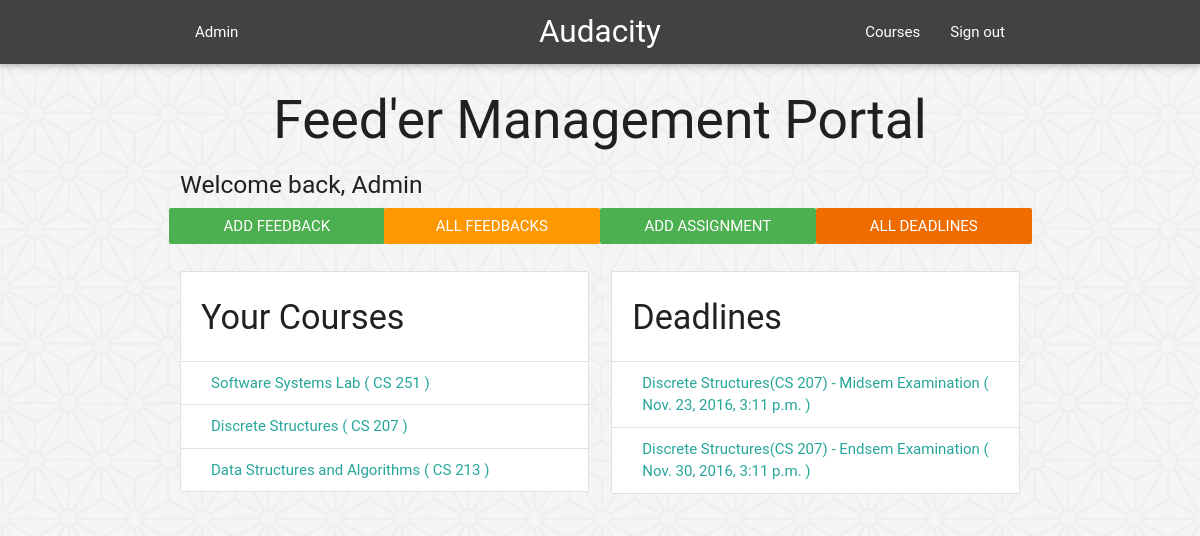
Before: /feeder/index/ (signed in) with the older database file.
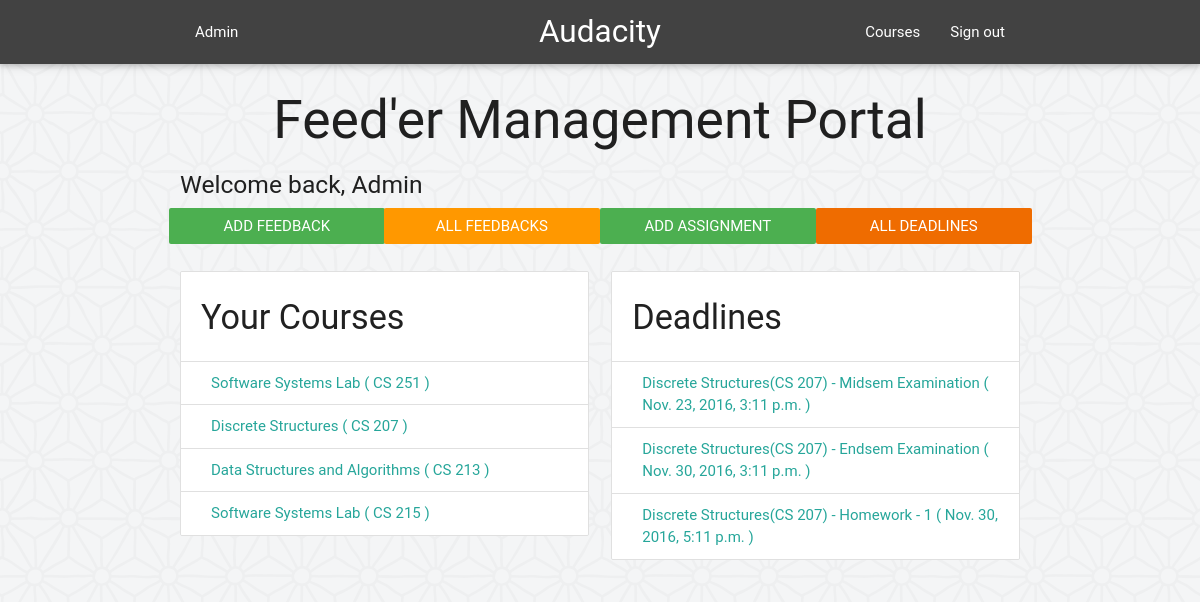
After: the same page with the newer database file.
### feeder/models.py (models this page shows, shortened)
class Course(models.Model):
	SPRING = 'SP'
	AUTUMN = 'AU'
	SUMMER = 'SU'
	SEMESTERS = (
		(SPRING, 'Spring'),
		(AUTUMN, 'Autumn'),
		(SUMMER, 'Summer'),
		)
	course_code = models.CharField(max_length=6, unique=True)
	course_name = models.CharField(max_length=40, blank=False)
	semester = models.CharField(
		max_length=2,
		choices=SEMESTERS,
		)
	def __str__(self):
		return self.course_name + '(' + self.course_code + ')'

class Assignment(models.Model):
	assignment_name = models.CharField(max_length=50, verbose_name = "Exam/Assignment")
	description = models.CharField(max_length=300, blank = True)
	pub_date = models.DateTimeField('date published')
	deadline = models.DateTimeField('deadline',null=False)
	course = models.ForeignKey(Course, on_delete=models.CASCADE)

### feeder/views.py (the view)
@login_required(login_url='/feeder/login/')
def IndexView(request):
	courses = Course.objects.all()
	assignments = Assignment.objects.filter(deadline__gt=timezone.now()).order_by('deadline')
	context = {
		'user' : request.user,
		'courses' : courses,
		'assignments' : assignments,
		}
	return render(request, "feeder/index.html", context)

### feeder/templates/feeder/index.html (shortened to what this page needs)
{% extends "feeder/base_site.html" %}
{% load static %}
{% block content %}
<h2 style="text-align:center" > Feed'er Management Portal </h2>
<h5> Welcome back, {{ user.get_full_name }} </h5>
  <div class="row">
  	<a href="{% url 'feeder:addfeedback' %}" class="btn-flat white-text center waves-effect waves-light col s3 green">Add Feedback</a>
	<a href="{% url 'feeder:feedbacks' %}" class="btn-flat white-text center waves-effect waves-light col s3 orange">All Feedbacks</a>
	<a href="{% url 'feeder:adddeadline' %}" class="btn-flat white-text center waves-effect waves-light col s3 green">Add Assignment</a>
	<a href="{% url 'feeder:assignments' %}" class="btn-flat white-text center waves-effect waves-light col s3 orange darken-3">All Deadlines</a>
  </div>
    {% if courses %}
    <div class="row">
	    <div class="col s6">
			<ul class="collection with-header">
		        <li class="collection-header"><h4>Your Courses</h4></li>
		        {% for course in courses %}
		        	<a class="collection-item">{{ course.course_name }} ( {{ course.course_code }} )</a>
		        {% endfor %}
		    </ul>
		</div>
		<div class="col s6">
			<ul class="collection with-header">
		        <li class="collection-header"><h4>Deadlines</h4></li>
		        {% for assignment in assignments %}
		        	<a class="collection-item">{{ assignment.course }} - {{ assignment.assignment_name }} ( {{ assignment.deadline }} ) </a>
		        {% endfor %}
		    </ul>
		</div>
	</div>
    {% endif %}
{% endblock %}
{% block navbar %}
    <li><a href="courses">Courses</a></li>
    <li><a onclick="signOut();" href="{% url 'feeder:logout' %}">Sign out</a></li>
{% endblock %}
{% block name %}
    {{ user.get_full_name }}
{% endblock %}

Changed rows visible on the page:
added Course: course_name "Software Systems Lab", course_code "CS 215"
added Assignment: course "Discrete Structures(CS 207)", assignment_name "Homework - 1", deadline "Nov. 30, 2016, 5:11 p.m."
